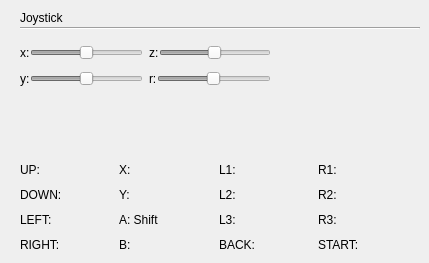
            <widget class="QWidget" name="stackedWidgetConfigJoystick">
             <widget class="QLabel" name="label_2">
              <property name="geometry">
               <rect>
                <x>20</x>
                <y>10</y>
                <width>57</width>
                <height>16</height>
               </rect>
              </property>
              <property name="text">
               <string>Joystick</string>
              </property>
             </widget>
             <widget class="QWidget" name="layoutWidget4">
              <property name="geometry">
               <rect>
                <x>20</x>
                <y>40</y>
                <width>251</width>
                <height>52</height>
               </rect>
              </property>
              <layout class="QGridLayout" name="gridLayout_4">
               <item row="0" column="0">
                <layout class="QHBoxLayout" name="horizontalLayout_31">
                 <property name="spacing">
                  <number>0</number>
                 </property>
                 <item>
                  <widget class="QLabel" name="label_5">
                   <property name="text">
                    <string>x:</string>
                   </property>
                  </widget>
                 </item>
                 <item>
                  <widget class="QSlider" name="axisLeftYSlider">
                   <property name="enabled">
                    <bool>false</bool>
                   </property>
                   <property name="minimum">
                    <number>1</number>
                   </property>
                   <property name="maximum">
                    <number>100</number>
                   </property>
                   <property name="value">
                    <number>50</number>
                   </property>
                   <property name="orientation">
                    <enum>Qt::Horizontal</enum>
                   </property>
                   <property name="tickPosition">
                    <enum>QSlider::NoTicks</enum>
                   </property>
                  </widget>
                 </item>
                </layout>
               </item>
               <item row="0" column="1">
                <layout class="QHBoxLayout" name="horizontalLayout_33">
                 <property name="spacing">
                  <number>0</number>
                 </property>
                 <item>
                  <widget class="QLabel" name="label_7">
                   <property name="text">
                    <string>z:</string>
                   </property>
                  </widget>
                 </item>
                 <item>
                  <widget class="QSlider" name="axisRightYSlider">
                   <property name="enabled">
                    <bool>false</bool>
                   </property>
                   <property name="minimum">
                    <number>1</number>
                   </property>
                   <property name="maximum">
                    <number>100</number>
                   </property>
                   <property name="value">
                    <number>50</number>
                   </property>
                   <property name="orientation">
                    <enum>Qt::Horizontal</enum>
                   </property>
                   <property name="tickPosition">
                    <enum>QSlider::NoTicks</enum>
                   </property>
                  </widget>
                 </item>
                </layout>
               </item>
               <item row="1" column="0">
                <layout class="QHBoxLayout" name="horizontalLayout_32">
                 <property name="spacing">
                  <number>0</number>
                 </property>
                 <item>
                  <widget class="QLabel" name="label_6">
                   <property name="text">
                    <string>y:</string>
                   </property>
                  </widget>
                 </item>
                 <item>
                  <widget class="QSlider" name="axisLeftXSlider">
                   <property name="enabled">
                    <bool>false</bool>
                   </property>
                   <property name="minimum">
                    <number>1</number>
                   </property>
                   <property name="maximum">
                    <number>100</number>
                   </property>
                   <property name="value">
                    <number>50</number>
                   </property>
                   <property name="orientation">
                    <enum>Qt::Horizontal</enum>
                   </property>
                   <property name="tickPosition">
                    <enum>QSlider::NoTicks</enum>
                   </property>
                  </widget>
                 </item>
                </layout>
               </item>
               <item row="1" column="1">
                <layout class="QHBoxLayout" name="horizontalLayout_34">
                 <property name="spacing">
                  <number>0</number>
                 </property>
                 <item>
                  <widget class="QLabel" name="label_8">
                   <property name="text">
                    <string>r:</string>
                   </property>
                  </widget>
                 </item>
                 <item>
                  <widget class="QSlider" name="axisRightXSlider">
                   <property name="enabled">
                    <bool>false</bool>
                   </property>
                   <property name="minimum">
                    <number>1</number>
                   </property>
                   <property name="maximum">
                    <number>100</number>
                   </property>
                   <property name="singleStep">
                    <number>1</number>
                   </property>
                   <property name="value">
                    <number>50</number>
                   </property>
                   <property name="orientation">
                    <enum>Qt::Horizontal</enum>
                   </property>
                   <property name="tickPosition">
                    <enum>QSlider::NoTicks</enum>
                   </property>
                  </widget>
                 </item>
                </layout>
               </item>
              </layout>
             </widget>
             <widget class="Line" name="line_2">
              <property name="geometry">
               <rect>
                <x>20</x>
                <y>20</y>
                <width>400</width>
                <height>16</height>
               </rect>
              </property>
              <property name="sizePolicy">
               <sizepolicy hsizetype="Maximum" vsizetype="Fixed">
                <horstretch>100</horstretch>
                <verstretch>0</verstretch>
               </sizepolicy>
              </property>
              <property name="orientation">
               <enum>Qt::Horizontal</enum>
              </property>
             </widget>
             <widget class="QWidget" name="layoutWidget5">
              <property name="geometry">
               <rect>
                <x>20</x>
                <y>160</y>
                <width>391</width>
                <height>94</height>
               </rect>
              </property>
              <layout class="QHBoxLayout" name="horizontalLayout_37" stretch="1,1,1,1">
               <item>
                <layout class="QVBoxLayout" name="verticalLayout_25">
                 <item>
                  <widget class="QLabel" name="bUp">
                   <property name="text">
                    <string>UP:</string>
                   </property>
                  </widget>
                 </item>
                 <item>
                  <widget class="QLabel" name="bDown">
                   <property name="text">
                    <string>DOWN:</string>
                   </property>
                  </widget>
                 </item>
                 <item>
                  <widget class="QLabel" name="bLeft">
                   <property name="text">
                    <string>LEFT:</string>
                   </property>
                  </widget>
                 </item>
                 <item>
                  <widget class="QLabel" name="bRight">
                   <property name="text">
                    <string>RIGHT:</string>
                   </property>
                  </widget>
                 </item>
                </layout>
               </item>
               <item>
                <layout class="QVBoxLayout" name="verticalLayout_26">
                 <item>
                  <widget class="QLabel" name="bX">
                   <property name="text">
                    <string>X:</string>
                   </property>
                  </widget>
                 </item>
                 <item>
                  <widget class="QLabel" name="bY">
                   <property name="text">
                    <string>Y:</string>
                   </property>
                  </widget>
                 </item>
                 <item>
                  <widget class="QLabel" name="bA">
                   <property name="text">
                    <string>A: Shift</string>
                   </property>
                  </widget>
                 </item>
                 <item>
                  <widget class="QLabel" name="bB">
                   <property name="text">
                    <string>B:</string>
                   </property>
                  </widget>
                 </item>
                </layout>
               </item>
               <item>
                <layout class="QVBoxLayout" name="verticalLayout_27">
                 <item>
                  <widget class="QLabel" name="bL1">
                   <property name="text">
                    <string>L1:</string>
                   </property>
                  </widget>
                 </item>
                 <item>
                  <widget class="QLabel" name="bL2">
                   <property name="text">
                    <string>L2:</string>
                   </property>
                  </widget>
                 </item>
                 <item>
                  <widget class="QLabel" name="bL3">
                   <property name="text">
                    <string>L3:</string>
                   </property>
                  </widget>
                 </item>
                 <item>
                  <widget class="QLabel" name="bBack">
                   <property name="text">
                    <string>BACK:</string>
                   </property>
                  </widget>
                 </item>
                </layout>
               </item>
               <item>
                <layout class="QVBoxLayout" name="verticalLayout_28">
                 <item>
                  <widget class="QLabel" name="bR1">
                   <property name="text">
                    <string>R1:</string>
                   </property>
                  </widget>
                 </item>
                 <item>
                  <widget class="QLabel" name="bR2">
                   <property name="text">
                    <string>R2:</string>
                   </property>
                  </widget>
                 </item>
                 <item>
                  <widget class="QLabel" name="bR3">
                   <property name="text">
                    <string>R3:</string>
                   </property>
                  </widget>
                 </item>
                 <item>
                  <widget class="QLabel" name="bStart">
                   <property name="text">
                    <string>START:</string>
                   </property>
                  </widget>
                 </item>
                </layout>
               </item>
              </layout>
             </widget>
            </widget>
